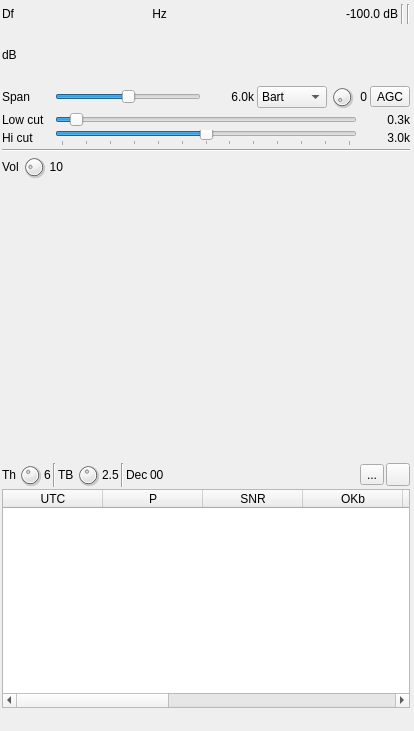
<?xml version="1.0" encoding="UTF-8"?>
<ui version="4.0">
 <class>FT8DemodGUI</class>
 <widget class="RollupContents" name="FT8DemodGUI">
  <property name="geometry">
   <rect>
    <x>0</x>
    <y>0</y>
    <width>414</width>
    <height>731</height>
   </rect>
  </property>
  <property name="sizePolicy">
   <sizepolicy hsizetype="Expanding" vsizetype="Expanding">
    <horstretch>0</horstretch>
    <verstretch>0</verstretch>
   </sizepolicy>
  </property>
  <property name="minimumSize">
   <size>
    <width>414</width>
    <height>0</height>
   </size>
  </property>
  <property name="font">
   <font>
    <family>Liberation Sans</family>
    <pointsize>9</pointsize>
   </font>
  </property>
  <property name="windowTitle">
   <string>FT8 Demodulator</string>
  </property>
  <widget class="QWidget" name="settingsContainer" native="true">
   <property name="geometry">
    <rect>
     <x>0</x>
     <y>0</y>
     <width>412</width>
     <height>181</height>
    </rect>
   </property>
   <property name="minimumSize">
    <size>
     <width>412</width>
     <height>0</height>
    </size>
   </property>
   <property name="windowTitle">
    <string>Settings</string>
   </property>
   <layout class="QVBoxLayout" name="verticalLayout_2">
    <property name="spacing">
     <number>3</number>
    </property>
    <property name="leftMargin">
     <number>2</number>
    </property>
    <property name="topMargin">
     <number>2</number>
    </property>
    <property name="rightMargin">
     <number>2</number>
    </property>
    <property name="bottomMargin">
     <number>2</number>
    </property>
    <item>
     <layout class="QHBoxLayout" name="deltaFreqPowLayout">
      <property name="topMargin">
       <number>2</number>
      </property>
      <item>
       <layout class="QHBoxLayout" name="deltaFrequencyLayout">
        <item>
         <widget class="QLabel" name="deltaFrequencyLabel">
          <property name="minimumSize">
           <size>
            <width>16</width>
            <height>0</height>
           </size>
          </property>
          <property name="text">
           <string>Df</string>
          </property>
         </widget>
        </item>
        <item>
         <widget class="ValueDialZ" name="deltaFrequency" native="true">
          <property name="sizePolicy">
           <sizepolicy hsizetype="Maximum" vsizetype="Maximum">
            <horstretch>0</horstretch>
            <verstretch>0</verstretch>
           </sizepolicy>
          </property>
          <property name="minimumSize">
           <size>
            <width>125</width>
            <height>16</height>
           </size>
          </property>
          <property name="font">
           <font>
            <family>Liberation Mono</family>
            <pointsize>12</pointsize>
           </font>
          </property>
          <property name="cursor">
           <cursorShape>PointingHandCursor</cursorShape>
          </property>
          <property name="focusPolicy">
           <enum>Qt::StrongFocus</enum>
          </property>
          <property name="toolTip">
           <string>Demod shift frequency from center in Hz</string>
          </property>
         </widget>
        </item>
        <item>
         <widget class="QLabel" name="deltaUnits">
          <property name="text">
           <string> Hz </string>
          </property>
         </widget>
        </item>
       </layout>
      </item>
      <item>
       <spacer name="freqPowSpacer">
        <property name="orientation">
         <enum>Qt::Horizontal</enum>
        </property>
        <property name="sizeHint" stdset="0">
         <size>
          <width>40</width>
          <height>20</height>
         </size>
        </property>
       </spacer>
      </item>
      <item>
       <widget class="QLabel" name="channelPower">
        <property name="minimumSize">
         <size>
          <width>60</width>
          <height>0</height>
         </size>
        </property>
        <property name="toolTip">
         <string>Channel power</string>
        </property>
        <property name="layoutDirection">
         <enum>Qt::RightToLeft</enum>
        </property>
        <property name="text">
         <string>-100.0 dB</string>
        </property>
        <property name="alignment">
         <set>Qt::AlignRight|Qt::AlignTrailing|Qt::AlignVCenter</set>
        </property>
       </widget>
      </item>
      <item>
       <widget class="Line" name="line">
        <property name="orientation">
         <enum>Qt::Vertical</enum>
        </property>
       </widget>
      </item>
      <item>
       <layout class="QHBoxLayout" name="audioOptionsLayout">
        <item>
         <widget class="Line" name="line_4">
          <property name="orientation">
           <enum>Qt::Vertical</enum>
          </property>
         </widget>
        </item>
       </layout>
      </item>
     </layout>
    </item>
    <item>
     <layout class="QHBoxLayout" name="channelPowerMeterLayout">
      <item>
       <widget class="QLabel" name="channelPowerMeterUnits">
        <property name="text">
         <string>dB</string>
        </property>
       </widget>
      </item>
      <item>
       <widget class="LevelMeterSignalDB" name="channelPowerMeter" native="true">
        <property name="sizePolicy">
         <sizepolicy hsizetype="Expanding" vsizetype="MinimumExpanding">
          <horstretch>0</horstretch>
          <verstretch>0</verstretch>
         </sizepolicy>
        </property>
        <property name="minimumSize">
         <size>
          <width>0</width>
          <height>24</height>
         </size>
        </property>
        <property name="font">
         <font>
          <family>Liberation Mono</family>
          <pointsize>8</pointsize>
         </font>
        </property>
       </widget>
      </item>
     </layout>
    </item>
    <item>
     <layout class="QHBoxLayout" name="spanLayout">
      <item>
       <widget class="QLabel" name="spanLabel">
        <property name="minimumSize">
         <size>
          <width>50</width>
          <height>0</height>
         </size>
        </property>
        <property name="maximumSize">
         <size>
          <width>50</width>
          <height>16777215</height>
         </size>
        </property>
        <property name="text">
         <string>Span</string>
        </property>
       </widget>
      </item>
      <item>
       <widget class="QSlider" name="spanLog2">
        <property name="toolTip">
         <string>Demod frequency span</string>
        </property>
        <property name="minimum">
         <number>0</number>
        </property>
        <property name="maximum">
         <number>2</number>
        </property>
        <property name="pageStep">
         <number>1</number>
        </property>
        <property name="value">
         <number>1</number>
        </property>
        <property name="sliderPosition">
         <number>1</number>
        </property>
        <property name="orientation">
         <enum>Qt::Horizontal</enum>
        </property>
       </widget>
      </item>
      <item>
       <widget class="QLabel" name="spanText">
        <property name="minimumSize">
         <size>
          <width>50</width>
          <height>0</height>
         </size>
        </property>
        <property name="maximumSize">
         <size>
          <width>50</width>
          <height>16777215</height>
         </size>
        </property>
        <property name="text">
         <string>6.0k</string>
        </property>
        <property name="alignment">
         <set>Qt::AlignRight|Qt::AlignTrailing|Qt::AlignVCenter</set>
        </property>
       </widget>
      </item>
      <item>
       <widget class="QComboBox" name="fftWindow">
        <property name="sizePolicy">
         <sizepolicy hsizetype="Maximum" vsizetype="Fixed">
          <horstretch>0</horstretch>
          <verstretch>0</verstretch>
         </sizepolicy>
        </property>
        <property name="minimumSize">
         <size>
          <width>70</width>
          <height>0</height>
         </size>
        </property>
        <property name="maximumSize">
         <size>
          <width>60</width>
          <height>16777215</height>
         </size>
        </property>
        <property name="toolTip">
         <string>FFT filter window function</string>
        </property>
        <property name="sizeAdjustPolicy">
         <enum>QComboBox::AdjustToContents</enum>
        </property>
        <item>
         <property name="text">
          <string>Bart</string>
         </property>
        </item>
        <item>
         <property name="text">
          <string>B-H</string>
         </property>
        </item>
        <item>
         <property name="text">
          <string>FT</string>
         </property>
        </item>
        <item>
         <property name="text">
          <string>Ham</string>
         </property>
        </item>
        <item>
         <property name="text">
          <string>Han</string>
         </property>
        </item>
        <item>
         <property name="text">
          <string>Rec</string>
         </property>
        </item>
        <item>
         <property name="text">
          <string>Kai</string>
         </property>
        </item>
        <item>
         <property name="text">
          <string>Black</string>
         </property>
        </item>
        <item>
         <property name="text">
          <string>B-H7</string>
         </property>
        </item>
       </widget>
      </item>
      <item>
       <widget class="QDial" name="filterIndex">
        <property name="maximumSize">
         <size>
          <width>24</width>
          <height>24</height>
         </size>
        </property>
        <property name="toolTip">
         <string>Select filter in filter bank</string>
        </property>
        <property name="minimum">
         <number>0</number>
        </property>
        <property name="maximum">
         <number>9</number>
        </property>
        <property name="pageStep">
         <number>1</number>
        </property>
        <property name="value">
         <number>0</number>
        </property>
       </widget>
      </item>
      <item>
       <widget class="QLabel" name="filterIndexText">
        <property name="minimumSize">
         <size>
          <width>10</width>
          <height>0</height>
         </size>
        </property>
        <property name="acceptDrops">
         <bool>false</bool>
        </property>
        <property name="toolTip">
         <string>Filter index in filter bank</string>
        </property>
        <property name="text">
         <string>0</string>
        </property>
        <property name="alignment">
         <set>Qt::AlignRight|Qt::AlignTrailing|Qt::AlignVCenter</set>
        </property>
       </widget>
      </item>
      <item>
       <widget class="ButtonSwitch" name="agc">
        <property name="toolTip">
         <string>Toggle AGC</string>
        </property>
        <property name="text">
         <string>AGC</string>
        </property>
        <property name="checkable">
         <bool>true</bool>
        </property>
       </widget>
      </item>
     </layout>
    </item>
    <item>
     <layout class="QHBoxLayout" name="lowCutLayout">
      <item>
       <widget class="QLabel" name="lowCutLabel">
        <property name="minimumSize">
         <size>
          <width>50</width>
          <height>0</height>
         </size>
        </property>
        <property name="maximumSize">
         <size>
          <width>50</width>
          <height>16777215</height>
         </size>
        </property>
        <property name="text">
         <string>Low cut</string>
        </property>
       </widget>
      </item>
      <item>
       <widget class="TickedSlider" name="lowCut">
        <property name="maximumSize">
         <size>
          <width>16777215</width>
          <height>16</height>
         </size>
        </property>
        <property name="toolTip">
         <string>Highpass filter cutoff frequency (SSB)</string>
        </property>
        <property name="minimum">
         <number>0</number>
        </property>
        <property name="maximum">
         <number>60</number>
        </property>
        <property name="pageStep">
         <number>1</number>
        </property>
        <property name="value">
         <number>3</number>
        </property>
        <property name="orientation">
         <enum>Qt::Horizontal</enum>
        </property>
        <property name="invertedAppearance">
         <bool>false</bool>
        </property>
        <property name="tickPosition">
         <enum>QSlider::NoTicks</enum>
        </property>
        <property name="tickInterval">
         <number>5</number>
        </property>
       </widget>
      </item>
      <item>
       <widget class="QLabel" name="lowCutText">
        <property name="minimumSize">
         <size>
          <width>50</width>
          <height>0</height>
         </size>
        </property>
        <property name="maximumSize">
         <size>
          <width>50</width>
          <height>16777215</height>
         </size>
        </property>
        <property name="text">
         <string>0.3k</string>
        </property>
        <property name="alignment">
         <set>Qt::AlignRight|Qt::AlignTrailing|Qt::AlignVCenter</set>
        </property>
       </widget>
      </item>
     </layout>
    </item>
    <item>
     <layout class="QHBoxLayout" name="bqndwidthLayout">
      <item>
       <widget class="QLabel" name="BWLabel">
        <property name="minimumSize">
         <size>
          <width>50</width>
          <height>0</height>
         </size>
        </property>
        <property name="maximumSize">
         <size>
          <width>50</width>
          <height>16777215</height>
         </size>
        </property>
        <property name="text">
         <string>Hi cut</string>
        </property>
       </widget>
      </item>
      <item>
       <widget class="TickedSlider" name="BW">
        <property name="maximumSize">
         <size>
          <width>16777215</width>
          <height>16</height>
         </size>
        </property>
        <property name="toolTip">
         <string>Lowpass filter cutoff frequency</string>
        </property>
        <property name="minimum">
         <number>0</number>
        </property>
        <property name="maximum">
         <number>60</number>
        </property>
        <property name="pageStep">
         <number>1</number>
        </property>
        <property name="value">
         <number>30</number>
        </property>
        <property name="orientation">
         <enum>Qt::Horizontal</enum>
        </property>
        <property name="tickPosition">
         <enum>QSlider::TicksBelow</enum>
        </property>
        <property name="tickInterval">
         <number>5</number>
        </property>
       </widget>
      </item>
      <item>
       <widget class="QLabel" name="BWText">
        <property name="minimumSize">
         <size>
          <width>50</width>
          <height>0</height>
         </size>
        </property>
        <property name="maximumSize">
         <size>
          <width>50</width>
          <height>16777215</height>
         </size>
        </property>
        <property name="text">
         <string>3.0k</string>
        </property>
        <property name="alignment">
         <set>Qt::AlignRight|Qt::AlignTrailing|Qt::AlignVCenter</set>
        </property>
       </widget>
      </item>
     </layout>
    </item>
    <item>
     <widget class="Line" name="line_3">
      <property name="orientation">
       <enum>Qt::Horizontal</enum>
      </property>
     </widget>
    </item>
    <item>
     <layout class="QHBoxLayout" name="volumeLayout">
      <item>
       <widget class="QLabel" name="volumeLabel">
        <property name="text">
         <string>Vol</string>
        </property>
       </widget>
      </item>
      <item>
       <widget class="QDial" name="volume">
        <property name="minimumSize">
         <size>
          <width>24</width>
          <height>24</height>
         </size>
        </property>
        <property name="maximumSize">
         <size>
          <width>24</width>
          <height>24</height>
         </size>
        </property>
        <property name="toolTip">
         <string>Audio volume in dB</string>
        </property>
        <property name="minimum">
         <number>-10</number>
        </property>
        <property name="maximum">
         <number>40</number>
        </property>
        <property name="pageStep">
         <number>1</number>
        </property>
       </widget>
      </item>
      <item>
       <widget class="QLabel" name="volumeText">
        <property name="toolTip">
         <string>Audio volume in dB</string>
        </property>
        <property name="text">
         <string>10</string>
        </property>
        <property name="alignment">
         <set>Qt::AlignRight|Qt::AlignTrailing|Qt::AlignVCenter</set>
        </property>
       </widget>
      </item>
      <item>
       <widget class="LevelMeterVU" name="volumeMeter" native="true">
        <property name="sizePolicy">
         <sizepolicy hsizetype="MinimumExpanding" vsizetype="Preferred">
          <horstretch>0</horstretch>
          <verstretch>0</verstretch>
         </sizepolicy>
        </property>
        <property name="minimumSize">
         <size>
          <width>140</width>
          <height>24</height>
         </size>
        </property>
        <property name="font">
         <font>
          <family>Liberation Mono</family>
          <pointsize>8</pointsize>
         </font>
        </property>
        <property name="toolTip">
         <string>Modem input volume</string>
        </property>
       </widget>
      </item>
     </layout>
    </item>
   </layout>
  </widget>
  <widget class="QWidget" name="spectrumContainer" native="true">
   <property name="geometry">
    <rect>
     <x>10</x>
     <y>193</y>
     <width>218</width>
     <height>261</height>
    </rect>
   </property>
   <property name="sizePolicy">
    <sizepolicy hsizetype="Expanding" vsizetype="Expanding">
     <horstretch>0</horstretch>
     <verstretch>0</verstretch>
    </sizepolicy>
   </property>
   <property name="windowTitle">
    <string>Channel Spectrum</string>
   </property>
   <layout class="QVBoxLayout" name="verticalLayout">
    <property name="spacing">
     <number>2</number>
    </property>
    <property name="leftMargin">
     <number>3</number>
    </property>
    <property name="topMargin">
     <number>3</number>
    </property>
    <property name="rightMargin">
     <number>3</number>
    </property>
    <property name="bottomMargin">
     <number>3</number>
    </property>
    <item>
     <widget class="GLSpectrum" name="glSpectrum" native="true">
      <property name="sizePolicy">
       <sizepolicy hsizetype="Expanding" vsizetype="Expanding">
        <horstretch>0</horstretch>
        <verstretch>0</verstretch>
       </sizepolicy>
      </property>
      <property name="minimumSize">
       <size>
        <width>200</width>
        <height>250</height>
       </size>
      </property>
      <property name="font">
       <font>
        <family>Liberation Mono</family>
        <pointsize>8</pointsize>
       </font>
      </property>
     </widget>
    </item>
    <item>
     <widget class="GLSpectrumGUI" name="spectrumGUI" native="true">
      <property name="sizePolicy">
       <sizepolicy hsizetype="Minimum" vsizetype="Minimum">
        <horstretch>0</horstretch>
        <verstretch>0</verstretch>
       </sizepolicy>
      </property>
      <property name="minimumSize">
       <size>
        <width>0</width>
        <height>30</height>
       </size>
      </property>
     </widget>
    </item>
   </layout>
  </widget>
  <widget class="QWidget" name="tft8Container" native="true">
   <property name="geometry">
    <rect>
     <x>0</x>
     <y>460</y>
     <width>412</width>
     <height>251</height>
    </rect>
   </property>
   <property name="sizePolicy">
    <sizepolicy hsizetype="Expanding" vsizetype="Expanding">
     <horstretch>0</horstretch>
     <verstretch>0</verstretch>
    </sizepolicy>
   </property>
   <property name="minimumSize">
    <size>
     <width>412</width>
     <height>0</height>
    </size>
   </property>
   <property name="windowTitle">
    <string>FT8 details</string>
   </property>
   <layout class="QVBoxLayout" name="verticalLayout_2">
    <property name="spacing">
     <number>2</number>
    </property>
    <property name="leftMargin">
     <number>2</number>
    </property>
    <property name="topMargin">
     <number>3</number>
    </property>
    <property name="rightMargin">
     <number>2</number>
    </property>
    <property name="bottomMargin">
     <number>3</number>
    </property>
    <item>
     <layout class="QHBoxLayout" name="ft8Settings">
      <item>
       <widget class="QLabel" name="nbThreadsLabel">
        <property name="text">
         <string>Th</string>
        </property>
       </widget>
      </item>
      <item>
       <widget class="QDial" name="nbThreads">
        <property name="maximumSize">
         <size>
          <width>24</width>
          <height>24</height>
         </size>
        </property>
        <property name="toolTip">
         <string>Number of decoder threads</string>
        </property>
        <property name="minimum">
         <number>2</number>
        </property>
        <property name="maximum">
         <number>12</number>
        </property>
        <property name="singleStep">
         <number>1</number>
        </property>
        <property name="pageStep">
         <number>1</number>
        </property>
        <property name="value">
         <number>6</number>
        </property>
       </widget>
      </item>
      <item>
       <widget class="QLabel" name="nbThreadsText">
        <property name="text">
         <string>6</string>
        </property>
       </widget>
      </item>
      <item>
       <widget class="Line" name="line_2">
        <property name="orientation">
         <enum>Qt::Vertical</enum>
        </property>
       </widget>
      </item>
      <item>
       <widget class="QLabel" name="timeBudgetLabel">
        <property name="text">
         <string>TB</string>
        </property>
       </widget>
      </item>
      <item>
       <widget class="QDial" name="timeBudget">
        <property name="maximumSize">
         <size>
          <width>24</width>
          <height>24</height>
         </size>
        </property>
        <property name="toolTip">
         <string>Decoder time budget (seconds)</string>
        </property>
        <property name="minimum">
         <number>5</number>
        </property>
        <property name="maximum">
         <number>50</number>
        </property>
        <property name="singleStep">
         <number>1</number>
        </property>
        <property name="pageStep">
         <number>1</number>
        </property>
        <property name="value">
         <number>25</number>
        </property>
       </widget>
      </item>
      <item>
       <widget class="QLabel" name="timeBudgetText">
        <property name="text">
         <string>2.5</string>
        </property>
       </widget>
      </item>
      <item>
       <widget class="Line" name="line_5">
        <property name="orientation">
         <enum>Qt::Vertical</enum>
        </property>
       </widget>
      </item>
      <item>
       <widget class="QLabel" name="nbDecodesLabel">
        <property name="text">
         <string>Dec</string>
        </property>
       </widget>
      </item>
      <item>
       <widget class="QLabel" name="nbDecodesText">
        <property name="toolTip">
         <string>Number of messages decoded in the last sequence</string>
        </property>
        <property name="text">
         <string>00</string>
        </property>
       </widget>
      </item>
      <item>
       <spacer name="horizontalSpacer">
        <property name="orientation">
         <enum>Qt::Horizontal</enum>
        </property>
        <property name="sizeHint" stdset="0">
         <size>
          <width>40</width>
          <height>20</height>
         </size>
        </property>
       </spacer>
      </item>
      <item>
       <widget class="ButtonSwitch" name="logMessages">
        <property name="toolTip">
         <string>Log messages</string>
        </property>
        <property name="text">
         <string>...</string>
        </property>
        <property name="icon">
         <iconset resource="../../../sdrgui/resources/res.qrc">
          <normaloff>:/listing.png</normaloff>:/listing.png</iconset>
        </property>
       </widget>
      </item>
      <item>
       <widget class="ButtonSwitch" name="recordWav">
        <property name="toolTip">
         <string>Record wav files</string>
        </property>
        <property name="text">
         <string/>
        </property>
        <property name="icon">
         <iconset resource="../../../sdrgui/resources/res.qrc">
          <normaloff>:/record_off.png</normaloff>:/record_off.png</iconset>
        </property>
       </widget>
      </item>
     </layout>
    </item>
    <item>
     <widget class="QTableWidget" name="messages">
      <property name="toolTip">
       <string>Decoded messages</string>
      </property>
      <property name="editTriggers">
       <set>QAbstractItemView::NoEditTriggers</set>
      </property>
      <column>
       <property name="text">
        <string>UTC</string>
       </property>
       <property name="toolTip">
        <string>Sequence UTC time HHMMSS</string>
       </property>
      </column>
      <column>
       <property name="text">
        <string>P</string>
       </property>
       <property name="toolTip">
        <string>Successful decoder pass index</string>
       </property>
      </column>
      <column>
       <property name="text">
        <string>SNR</string>
       </property>
       <property name="toolTip">
        <string>Signal to noise ratio (dB) in 2.5 kHz bandwidth</string>
       </property>
      </column>
      <column>
       <property name="text">
        <string>OKb</string>
       </property>
       <property name="toolTip">
        <string>Number of correct bits before correction</string>
       </property>
      </column>
      <column>
       <property name="text">
        <string>dt</string>
       </property>
       <property name="toolTip">
        <string>Time delay</string>
       </property>
      </column>
      <column>
       <property name="text">
        <string>df</string>
       </property>
       <property name="toolTip">
        <string>Frequency shift</string>
       </property>
      </column>
      <column>
       <property name="text">
        <string>Call1</string>
       </property>
       <property name="toolTip">
        <string>Fist call area</string>
       </property>
      </column>
      <column>
       <property name="text">
        <string>Call2</string>
       </property>
       <property name="toolTip">
        <string>Second call area</string>
       </property>
      </column>
      <column>
       <property name="text">
        <string>Loc</string>
       </property>
       <property name="toolTip">
        <string>Locator area</string>
       </property>
      </column>
      <column>
       <property name="text">
        <string>Info</string>
       </property>
       <property name="toolTip">
        <string>Extra decoder information</string>
       </property>
      </column>
     </widget>
    </item>
   </layout>
  </widget>
 </widget>
 <customwidgets>
  <customwidget>
   <class>ButtonSwitch</class>
   <extends>QToolButton</extends>
   <header>gui/buttonswitch.h</header>
  </customwidget>
  <customwidget>
   <class>RollupContents</class>
   <extends>QWidget</extends>
   <header>gui/rollupcontents.h</header>
   <container>1</container>
  </customwidget>
  <customwidget>
   <class>GLSpectrum</class>
   <extends>QWidget</extends>
   <header>gui/glspectrum.h</header>
   <container>1</container>
  </customwidget>
  <customwidget>
   <class>GLSpectrumGUI</class>
   <extends>QWidget</extends>
   <header>gui/glspectrumgui.h</header>
   <container>1</container>
  </customwidget>
  <customwidget>
   <class>ValueDialZ</class>
   <extends>QWidget</extends>
   <header>gui/valuedialz.h</header>
   <container>1</container>
  </customwidget>
  <customwidget>
   <class>LevelMeterSignalDB</class>
   <extends>QWidget</extends>
   <header>gui/levelmeter.h</header>
   <container>1</container>
  </customwidget>
  <customwidget>
   <class>TickedSlider</class>
   <extends>QSlider</extends>
   <header>gui/tickedslider.h</header>
  </customwidget>
  <customwidget>
   <class>LevelMeterVU</class>
   <extends>QWidget</extends>
   <header>gui/levelmeter.h</header>
   <container>1</container>
  </customwidget>
 </customwidgets>
 <resources>
  <include location="../../../sdrgui/resources/res.qrc"/>
 </resources>
 <connections/>
</ui>
